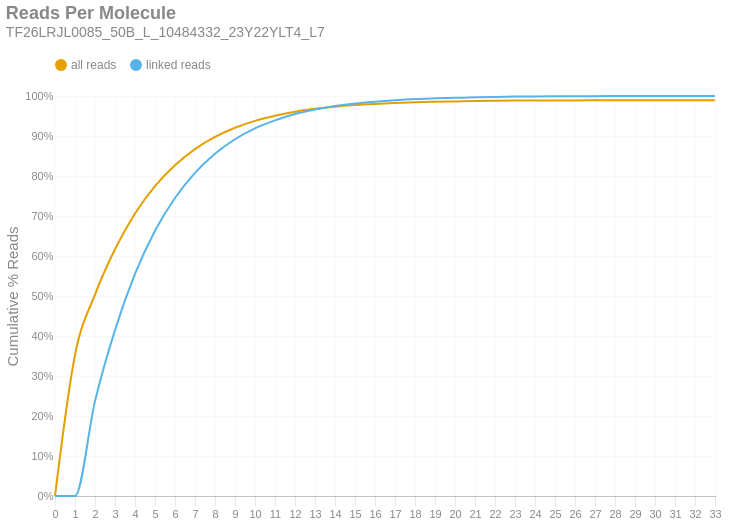

Notebook cell for this chart:
### Markdown cell above
### Reads per Molecule
This chart shows the cumulative distribution of the number of reads per linked molecule. That is, how many alignments are associated with a unique molecule. This excludes the number of reads associated with invalid or absent linked-read barcodes. The `linked` histogram is the percentages recalculated when disregarding singletons.

### Code cell
if SKIPLR:
    print_html(f"Skipped")
else:
    counts = np.bincount(valids['reads'].cast(pl.Int64).to_numpy())
    weighted = counts * np.arange(len(counts))
    all_perc = weighted / n_reads
    linked_perc = weighted / n_linked_reads
    linked_perc[1] = 0
    binned_df = pl.DataFrame({
        'readsper': list(range(len(counts))),
        'all reads (cumsum)': np.cumsum(all_perc).tolist(),
        'linked reads (cumsum)': np.cumsum(linked_perc).tolist(),
    })

    with SafeRender(binned_df):
        (
            density_plot(binned_df, 'Reads Per Molecule', samplename, 'readspmol')
            .encode(
                x=alt.X('readsper:O', title=None).axis(labelAngle=0).scale(padding=0),
                y=alt.Y('value:Q', title='Cumulative % Reads').axis(format='%').stack(False),
                color=alt.Color("key:N").scale(domain=["all reads", "linked reads"]),
                tooltip=[
                    alt.Tooltip("key:N", title="Data Type"),
                    alt.Tooltip("readsper:O", title="Reads Per Molecule"),
                    alt.Tooltip("value:Q", format=".2%", title="% Reads (Cum.)")
                ]            
            )
        ).display()

### Figure 1 — Vega-Lite specification as saved in the notebook (floating-point values rounded to 4 significant figures)
{"width": "container", "height": 400, "config": {"title": {"anchor": "start", "dy": -15, "fontSize": 18, "color": "#888888", "subtitleColor": "#888888", "subtitleFontSize": 14}, "arc": {"fill": "#0072B2"}, "axis": {"domainColor": "#888888", "domainWidth": 0.5, "gridWidth": 0.2, "grid": false, "titleFontWeight": 400, "titleFontSize": 15, "labelFontSize": 11, "labelColor": "#888888", "tickColor": "#888888", "tickWidth": 0.2, "titleColor": "#888888"}, "axisBand": {"grid": false}, "axisX": {"grid": true, "tickSize": 10, "domainCap": "round"}, "axisY": {"domain": false, "grid": true, "tickSize": 0, "domainCap": "round"}, "background": "transparent", "header": {"labelFontSize": 15, "labelColor": "#888888", "titleFontSize": 15, "titleFontWeight": 600, "titleColor": "#888888"}, "legend": {"labelFont": "sans-serif", "labelFontSize": 12, "labelColor": "#888888", "symbolSize": 100, "symbolType": "circle", "titleFontSize": 12, "titlePadding": 10, "titleColor": "#888888", "title": null, "orient": "top"}, "range": {"category": ["#E69F00", "#56B4E9", "#009E73", "#F0E442", "#0072B2", "#D55E00", "#CC79A7", "#000000"], "diverging": ["#cfe8f3", "#a2d4ec", "#73bfe2", "#46abdb", "#1696d2", "#12719e"]}, "area": {"fill": "#0072B2", "fillOpacity": 0.7, "line": true, "strokeOpacity": 0.7}, "line": {"color": "#0072B2", "stroke": "#0072B2", "strokeWidth": 2}, "trail": {"color": "#0072B2", "stroke": "#0072B2", "strokeWidth": 0, "size": 1}, "point": {"filled": true, "fillOpacity": 1.0, "size": 95}, "text": {"color": "#888888", "fontSize": 11, "align": "right", "fontWeight": 400, "size": 11}, "bar": {"fill": "#0072B2", "stroke": null}, "view": {"stroke": null, "continuousWidth": 660, "continuousHeight": 400}}, "data": {"name": "data-23766066257d1c60d7bff569353a47f0"}, "mark": {"type": "line", "interpolate": "monotone", "point": {"opacity": 0, "size": 275}}, "encoding": {"color": {"field": "key", "scale": {"domain": ["all reads", "linked reads"]}, "type": "nominal"}, "tooltip": [{"field": "key", "title": "Data Type", "type": "nominal"}, {"field": "readsper", "title": "Reads Per Molecule", "type": "ordinal"}, {"field": "value", "format": ".2%", "title": "% Reads (Cum.)", "type": "quantitative"}], "x": {"axis": {"labelAngle": 0}, "field": "readsper", "scale": {"padding": 0}, "title": null, "type": "ordinal"}, "y": {"axis": {"format": "%"}, "field": "value", "stack": false, "title": "Cumulative % Reads", "type": "quantitative"}}, "params": [{"name": "param_c36ac31b6afebe62", "select": {"type": "point", "fields": ["key"]}, "bind": "legend"}], "title": {"text": "Reads Per Molecule", "subtitle": "TF26LRJL0085_50B_L_10484332_23Y22YLT4_L7"}, "transform": [{"fold": ["all reads (cumsum)", "linked reads (cumsum)"]}, {"calculate": "replace(datum.key, ' (cumsum)', '')", "as": "key"}, {"filter": {"param": "param_c36ac31b6afebe62"}}], "usermeta": {"embedOptions": {"downloadFileName": "TF26LRJL0085_50B_L_10484332_23Y22YLT4_L7.readspmol"}}, "$schema": "https://vega.github.io/schema/vega-lite/v6.4.1.json", "datasets": {"data-23766066257d1c60d7bff569353a47f0": [{"readsper": 0, "all reads (cumsum)": 0.0, "linked reads (cumsum)": 0.0}, {"readsper": 1, "all reads (cumsum)": 0.3526, "linked reads (cumsum)": 0.0}, {"readsper": 2, "all reads (cumsum)": 0.5036, "linked reads (cumsum)": 0.2372}, {"readsper": 3, "all reads (cumsum)": 0.6167, "linked reads (cumsum)": 0.4148}, {"readsper": 4, "all reads (cumsum)": 0.706, "linked reads (cumsum)": 0.555}, {"readsper": 5, "all reads (cumsum)": 0.7748, "linked reads (cumsum)": 0.6631}, {"readsper": 6, "all reads (cumsum)": 0.827, "linked reads (cumsum)": 0.745}, {"readsper": 7, "all reads (cumsum)": 0.867, "linked reads (cumsum)": 0.8078}, {"readsper": 8, "all reads (cumsum)": 0.8976, "linked reads (cumsum)": 0.8558}, {"readsper": 9, "all reads (cumsum)": 0.9206, "linked reads (cumsum)": 0.8919}, {"readsper": 10, "all reads (cumsum)": 0.9379, "linked reads (cumsum)": 0.9191}, {"readsper": 11, "all reads (cumsum)": 0.9505, "linked reads (cumsum)": 0.939}, {"readsper": 12, "all reads (cumsum)": 0.9608, "linked reads (cumsum)": 0.9551}, {"readsper": 13, "all reads (cumsum)": 0.9679, "linked reads (cumsum)": 0.9662}, {"readsper": 14, "all reads (cumsum)": 0.9733, "linked reads (cumsum)": 0.9747}, {"readsper": 15, "all reads (cumsum)": 0.9773, "linked reads (cumsum)": 0.981}, {"readsper": 16, "all reads (cumsum)": 0.9803, "linked reads (cumsum)": 0.9856}, {"readsper": 17, "all reads (cumsum)": 0.9827, "linked reads (cumsum)": 0.9894}, {"readsper": 18, "all reads (cumsum)": 0.9846, "linked reads (cumsum)": 0.9924}, {"readsper": 19, "all reads (cumsum)": 0.9856, "linked reads (cumsum)": 0.9941}, {"readsper": 20, "all reads (cumsum)": 0.9865, "linked reads (cumsum)": 0.9954}, {"readsper": 21, "all reads (cumsum)": 0.9873, "linked reads (cumsum)": 0.9967}, {"readsper": 22, "all reads (cumsum)": 0.988, "linked reads (cumsum)": 0.9977}, {"readsper": 23, "all reads (cumsum)": 0.9884, "linked reads (cumsum)": 0.9985}, {"readsper": 24, "all reads (cumsum)": 0.9887, "linked reads (cumsum)": 0.9989}, {"readsper": 25, "all reads (cumsum)": 0.9889, "linked reads (cumsum)": 0.9992}, {"readsper": 26, "all reads (cumsum)": 0.9891, "linked reads (cumsum)": 0.9994}, {"readsper": 27, "all reads (cumsum)": 0.9892, "linked reads (cumsum)": 0.9997}, {"readsper": 28, "all reads (cumsum)": 0.9893, "linked reads (cumsum)": 0.9998}, {"readsper": 29, "all reads (cumsum)": 0.9893, "linked reads (cumsum)": 0.9998}, {"readsper": 30, "all reads (cumsum)": 0.9893, "linked reads (cumsum)": 0.9998}, {"readsper": 31, "all reads (cumsum)": 0.9894, "linked reads (cumsum)": 0.9999}, {"readsper": 32, "all reads (cumsum)": 0.9894, "linked reads (cumsum)": 0.9999}, {"readsper": 33, "all reads (cumsum)": 0.9894, "linked reads (cumsum)": 1.0}]}}
